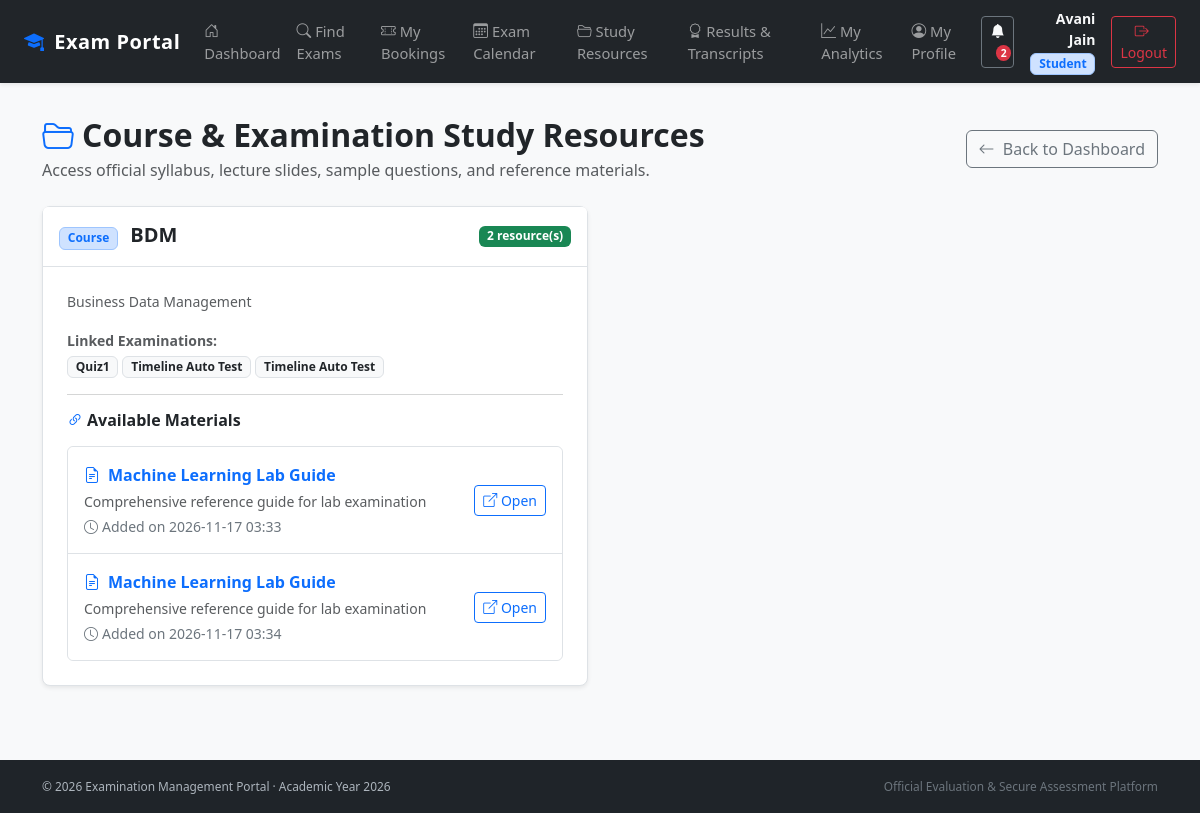
Page /student/resources (signed in) on the committed database.
### models.py (models this page shows, shortened)
class User(db.Model):
    id = db.Column(db.Integer, primary_key=True)
    name = db.Column(db.String(100), nullable=False)
    email = db.Column(db.String(100), unique=True, nullable=False)
    password_hash = db.Column(db.String(200), nullable=False)
    role = db.Column(db.String(20), nullable=False)
    is_approved = db.Column(db.Boolean, default=False)
    is_active = db.Column(db.Boolean, default=True)

class Course(db.Model):
    id = db.Column(db.Integer, primary_key=True)
    name = db.Column(db.String(100), nullable=False)
    description = db.Column(db.String(500))
    resources = db.relationship(
        "CourseResource", backref="course", cascade="all, delete-orphan"
    )

class Examination(db.Model):
    id = db.Column(db.Integer, primary_key=True)
    name = db.Column(db.String(100), nullable=False)
    course_id = db.Column(
        db.Integer, db.ForeignKey("course.id"), nullable=False
    )
    status = db.Column(db.String(30), default="Draft")
    slot_creation_start = db.Column(db.String(30))
    slot_creation_end = db.Column(db.String(30))
    slot_creation_open = db.Column(db.Boolean, default=False)
    booking_open = db.Column(db.Boolean, default=False)
    booking_start = db.Column(db.String(30))
    booking_end = db.Column(db.String(30))
    slot_creation_override = db.Column(db.String(10), default=None)
    booking_override = db.Column(db.String(10), default=None)
    course = db.relationship("Course", backref="examinations")

class CourseResource(db.Model):
    id = db.Column(db.Integer, primary_key=True)
    course_id = db.Column(
        db.Integer, db.ForeignKey("course.id"), nullable=False
    )
    title = db.Column(db.String(200), nullable=False)
    url = db.Column(db.String(500), nullable=False)
    description = db.Column(db.String(500))
    created_at = db.Column(db.String(30))

### app.py (the view)
@app.route("/student/resources")
@role_required("Student")
def student_resources():
    courses = Course.query.all()
    return render_template("student_resources.html", courses=courses)

### app.py (called while the page is built)
@app.context_processor
def inject_global_data():
    unread_count = 0
    if "user_id" in session:
        try:
            unread_count = Notification.query.filter_by(
                user_id=session["user_id"], is_read=False
            ).count()
        except Exception:
            pass
    return dict(unread_notifications_count=unread_count)

def role_required(required_role):
    def decorator(function):
        @wraps(function)
        def wrapper(*args, **kwargs):
            if "user_id" not in session:
                return redirect(url_for("login"))
            user = User.query.get(session["user_id"])
            if user is None or not user.is_active:
                session.clear()
                return redirect(url_for("login"))
            if user.role != required_role:
                abort(403)
            if user.role == "Examiner" and not user.is_approved:
                session.clear()
                return redirect(url_for("login"))
            return function(*args, **kwargs)
        return wrapper
    return decorator

### templates/student_resources.html (shortened to what this page needs)
{% extends "base.html" %}
{% block content %}
<div class="container my-4">
    <div class="d-flex justify-content-between align-items-center mb-4 flex-wrap gap-2">
        <div>
            <h2 class="fw-bold mb-1"><i class="bi bi-folder2-open me-2 text-primary"></i>Course & Examination Study Resources</h2>
            <p class="text-muted mb-0">Access official syllabus, lecture slides, sample questions, and reference materials.</p>
        </div>
        <a href="{{ url_for('student_dashboard') }}" class="btn btn-outline-secondary">
            <i class="bi bi-arrow-left me-1"></i> Back to Dashboard
        </a>
    </div>
    <div class="row g-4">
        {% if courses %}
            {% for course in courses %}
            <div class="col-lg-6">
                <div class="card h-100 shadow-sm border">
                    <div class="card-header bg-white py-3 d-flex justify-content-between align-items-center border-bottom">
                        <div>
                            <span class="badge bg-primary-subtle text-primary border border-primary-subtle me-2">Course</span>
                            <h5 class="d-inline-block fw-bold text-dark mb-0">{{ course.name }}</h5>
                        </div>
                        <span class="badge {% if course.resources %}bg-success{% else %}bg-secondary{% endif %}">
                            {{ course.resources|length }} resource(s)
                        </span>
                    </div>
                    <div class="card-body p-4">
                        {% if course.description %}
                        <p class="text-muted small mb-3">{{ course.description }}</p>
                        {% endif %}
                        {% if course.examinations %}
                        <div class="mb-3">
                            <span class="text-muted small fw-semibold">Linked Examinations:</span>
                            <div class="d-flex flex-wrap gap-1 mt-1">
                                {% for ex in course.examinations %}
                                <span class="badge bg-light text-dark border">{{ ex.name }}</span>
                                {% endfor %}
                            </div>
                        </div>
                        {% endif %}
                        <hr class="text-muted opacity-25">
                        <h6 class="fw-bold text-dark mb-3"><i class="bi bi-link-45deg text-primary me-1"></i>Available Materials</h6>
                        {% if course.resources %}
                            <div class="list-group list-group-flush border rounded">
                                {% for r in course.resources %}
                                <a href="{{ r.url }}" target="_blank" class="list-group-item list-group-item-action p-3 d-flex justify-content-between align-items-center">
                                    <div>
                                        <div class="fw-semibold text-primary"><i class="bi bi-file-earmark-text me-2"></i>{{ r.title }}</div>
                                        {% if r.description %}
                                        <div class="small text-muted mt-1">{{ r.description }}</div>
                                        {% endif %}
                                        <div class="small text-secondary mt-1"><i class="bi bi-clock me-1"></i>Added on {{ r.created_at or 'Standard' }}</div>
                                    </div>
                                    <span class="btn btn-sm btn-outline-primary ms-2"><i class="bi bi-box-arrow-up-right"></i> Open</span>
                                </a>
                                {% endfor %}
                            </div>
                        {% else %}
                            <div class="alert alert-secondary mb-0 text-center py-3" role="alert">
                                <i class="bi bi-info-circle me-1"></i> No resources available for this course
                            </div>
                        {% endif %}
                    </div>
                </div>
            </div>
            {% endfor %}
        {% endif %}
    </div>
</div>
{% endblock %}

### templates/base.html (shortened to what this page needs)
<!DOCTYPE html>
<html lang="en">
<head>
    <link href="https://cdn.jsdelivr.net/npm/bootstrap@5.3.3/dist/css/bootstrap.min.css" rel="stylesheet">
    <link href="https://cdn.jsdelivr.net/npm/bootstrap-icons@1.11.3/font/bootstrap-icons.min.css" rel="stylesheet">
</head>
<body>
    <nav class="navbar navbar-expand-xl navbar-dark bg-dark fixed-top shadow-sm">
        <div class="container-fluid px-3 px-lg-4">
            <a class="navbar-brand text-white" href="{% if session.get('user_role') == 'Admin' %}{{ url_for('admin_dashboard') }}{% elif session.get('user_role') == 'Examiner' %}{{ url_for('examiner_dashboard') }}{% elif session.get('user_role') == 'Student' %}{{ url_for('student_dashboard') }}{% else %}{{ url_for('login') }}{% endif %}">
                <i class="bi bi-mortarboard-fill me-1 text-primary"></i> Exam Portal
            </a>
            <div class="collapse navbar-collapse" id="navbarNav">
                <ul class="navbar-nav me-auto mb-2 mb-xl-0">
                    {% if session.get("user_role") == "Admin" %}
                        <li class="nav-item">
                            <a class="nav-link" href="{{ url_for('admin_dashboard') }}"><i class="bi bi-speedometer2 me-1"></i>Dashboard</a>
                        </li>
                        <li class="nav-item">
                            <a class="nav-link" href="{{ url_for('courses') }}"><i class="bi bi-book me-1"></i>Courses</a>
                        </li>
                        <li class="nav-item">
                            <a class="nav-link" href="{{ url_for('examinations') }}"><i class="bi bi-clipboard2-check me-1"></i>Examinations</a>
                        </li>
                        <li class="nav-item">
                            <a class="nav-link" href="{{ url_for('admin_slots') }}"><i class="bi bi-calendar-range me-1"></i>Slots</a>
                        </li>
                        <li class="nav-item">
                            <a class="nav-link" href="{{ url_for('admin_bookings') }}"><i class="bi bi-journal-bookmark me-1"></i>Bookings</a>
                        </li>
                        <li class="nav-item">
                            <a class="nav-link" href="{{ url_for('admin_users') }}"><i class="bi bi-people me-1"></i>Students & Users</a>
                        </li>
                        <li class="nav-item">
                            <a class="nav-link" href="{{ url_for('admin_examiner_analytics') }}"><i class="bi bi-person-check me-1"></i>Examiner Tracking</a>
                        </li>
                        <li class="nav-item">
                            <a class="nav-link" href="{{ url_for('performance_analytics') }}"><i class="bi bi-graph-up-arrow me-1"></i>Analytics</a>
                        </li>
                        <li class="nav-item">
                            <a class="nav-link" href="{{ url_for('admin_announcements') }}"><i class="bi bi-megaphone me-1"></i>Announcements</a>
                        </li>
                    {% elif session.get("user_role") == "Student" %}
                        <li class="nav-item">
                            <a class="nav-link" href="{{ url_for('student_dashboard') }}"><i class="bi bi-house-door me-1"></i>Dashboard</a>
                        </li>
                        <li class="nav-item">
                            <a class="nav-link" href="{{ url_for('student_examinations') }}"><i class="bi bi-search me-1"></i>Find Exams</a>
                        </li>
                        <li class="nav-item">
                            <a class="nav-link" href="{{ url_for('student_bookings') }}"><i class="bi bi-ticket-perforated me-1"></i>My Bookings</a>
                        </li>
                        <li class="nav-item">
                            <a class="nav-link" href="{{ url_for('student_calendar') }}"><i class="bi bi-calendar3 me-1"></i>Exam Calendar</a>
                        </li>
                        <li class="nav-item">
                            <a class="nav-link" href="{{ url_for('student_resources') }}"><i class="bi bi-folder2-open me-1"></i>Study Resources</a>
                        </li>
                        <li class="nav-item">
                            <a class="nav-link" href="{{ url_for('student_results') }}"><i class="bi bi-award me-1"></i>Results & Transcripts</a>
                        </li>
                        <li class="nav-item">
                            <a class="nav-link" href="{{ url_for('performance_analytics') }}"><i class="bi bi-graph-up me-1"></i>My Analytics</a>
                        </li>
                        <li class="nav-item">
                            <a class="nav-link" href="{{ url_for('student_profile') }}"><i class="bi bi-person-circle me-1"></i>My Profile</a>
                        </li>
                    {% endif %}
                </ul>
                {% if session.get("user_id") %}
                    <div class="d-flex align-items-center gap-3">
                        <a href="{{ url_for('notifications') }}" class="btn btn-outline-secondary btn-sm position-relative text-light" title="Notification Centre">
                            <i class="bi bi-bell-fill"></i>
                            {% if unread_notifications_count and unread_notifications_count > 0 %}
                                <span class="badge bg-danger badge-notification">{{ unread_notifications_count }}</span>
                            {% endif %}
                        </a>
                        <div class="text-light d-none d-md-block text-end">
                            <div class="small fw-semibold">{{ session.get("user_name") }}</div>
                            <span class="badge bg-primary-subtle text-primary border border-primary-subtle">{{ session.get("user_role") }}</span>
                        </div>
                        <a href="{{ url_for('logout') }}" class="btn btn-outline-danger btn-sm" title="Log out of system">
                            <i class="bi bi-box-arrow-right me-1"></i>Logout
                        </a>
                    </div>
                {% else %}
                    <div class="d-flex gap-2">
                        <a href="{{ url_for('login') }}" class="btn btn-outline-light btn-sm">Login</a>
                        <a href="{{ url_for('register') }}" class="btn btn-primary btn-sm">Register</a>
                    </div>
                {% endif %}
            </div>
        </div>
    </nav>
    <main class="py-3">
        {% block content %}{% endblock %}
    </main>
    <footer class="text-center no-print">
        <div class="container">
            <div class="d-flex justify-content-between align-items-center flex-wrap small">
                <span>&copy; {{ 2026 }} Examination Management Portal &middot; Academic Year 2026</span>
                <span class="text-secondary">Official Evaluation & Secure Assessment Platform</span>
            </div>
        </div>
    </footer>
</body>
</html>

### templates/base.html (style rules this page uses)
body { padding-top: 60px; background-color: #f8f9fa; }
.navbar-brand { font-weight: 700; letter-spacing: 0.5px; }
.nav-link { font-weight: 500; font-size: 0.92rem; }
main { min-height: calc(100vh - 60px - 56px); }
footer { background: #1f2429; color: #adb5bd; padding: 1.1rem 0; font-size: 0.85rem; }
.card { border-radius: 0.5rem; border: 1px solid rgba(0,0,0,0.08); box-shadow: 0 0.125rem 0.25rem rgba(0,0,0,0.04); }
.badge-notification { position: absolute; top: -4px; right: -6px; font-size: 0.65rem; border-radius: 50%; padding: 0.25em 0.45em; }

### rows in the picture
User: get "Avani Jain", get "Student"
Course: name "BDM", resources|length "2", description "Business Data Management"
Examination: name "Quiz1"
Examination: name "Timeline Auto Test"
Examination: name "Timeline Auto Test"
CourseResource: title "Machine Learning Lab Guide", description "Comprehensive reference guide for lab examination", created_at "2026-11-17 03:33"
CourseResource: title "Machine Learning Lab Guide", description "Comprehensive reference guide for lab examination", created_at "2026-11-17 03:34"

### other values in the picture
{{ unread_notifications_count }} "2"
{{ 2026 }} "2026"
